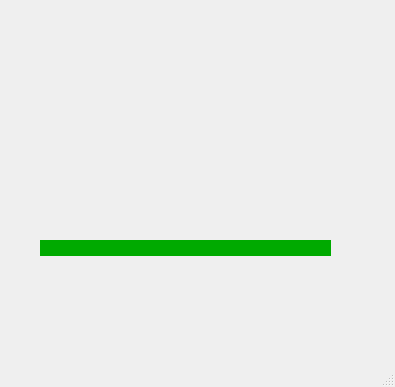
<?xml version="1.0" encoding="UTF-8"?>
<ui version="4.0">
 <class>MainWindow</class>
 <widget class="QMainWindow" name="MainWindow">
  <property name="geometry">
   <rect>
    <x>0</x>
    <y>0</y>
    <width>395</width>
    <height>387</height>
   </rect>
  </property>
  <property name="windowTitle">
   <string>MainWindow</string>
  </property>
  <widget class="QWidget" name="centralwidget">
   <widget class="QLabel" name="label">
    <property name="geometry">
     <rect>
      <x>10</x>
      <y>10</y>
      <width>201</width>
      <height>131</height>
     </rect>
    </property>
    <property name="toolTipDuration">
     <number>-1</number>
    </property>
    <property name="styleSheet">
     <string notr="true">background-image: url(:/Logos/leo.jpg);
background-image: url(:/Logos/volvemosacasa.png);</string>
    </property>
    <property name="text">
     <string/>
    </property>
   </widget>
   <widget class="QLabel" name="label_2">
    <property name="geometry">
     <rect>
      <x>40</x>
      <y>240</y>
      <width>291</width>
      <height>16</height>
     </rect>
    </property>
    <property name="styleSheet">
     <string notr="true">background-color:rgb(0, 170, 0)</string>
    </property>
    <property name="text">
     <string/>
    </property>
   </widget>
   <widget class="QLabel" name="label_3">
    <property name="geometry">
     <rect>
      <x>220</x>
      <y>10</y>
      <width>161</width>
      <height>221</height>
     </rect>
    </property>
    <property name="styleSheet">
     <string notr="true">background-image:url(:/Logos/logouat.jpg)</string>
    </property>
    <property name="text">
     <string/>
    </property>
   </widget>
  </widget>
  <widget class="QMenuBar" name="menubar">
   <property name="geometry">
    <rect>
     <x>0</x>
     <y>0</y>
     <width>395</width>
     <height>18</height>
    </rect>
   </property>
  </widget>
  <widget class="QStatusBar" name="statusbar"/>
 </widget>
 <resources>
  <include location="../Archivo/recursos.qrc"/>
 </resources>
 <connections/>
</ui>
